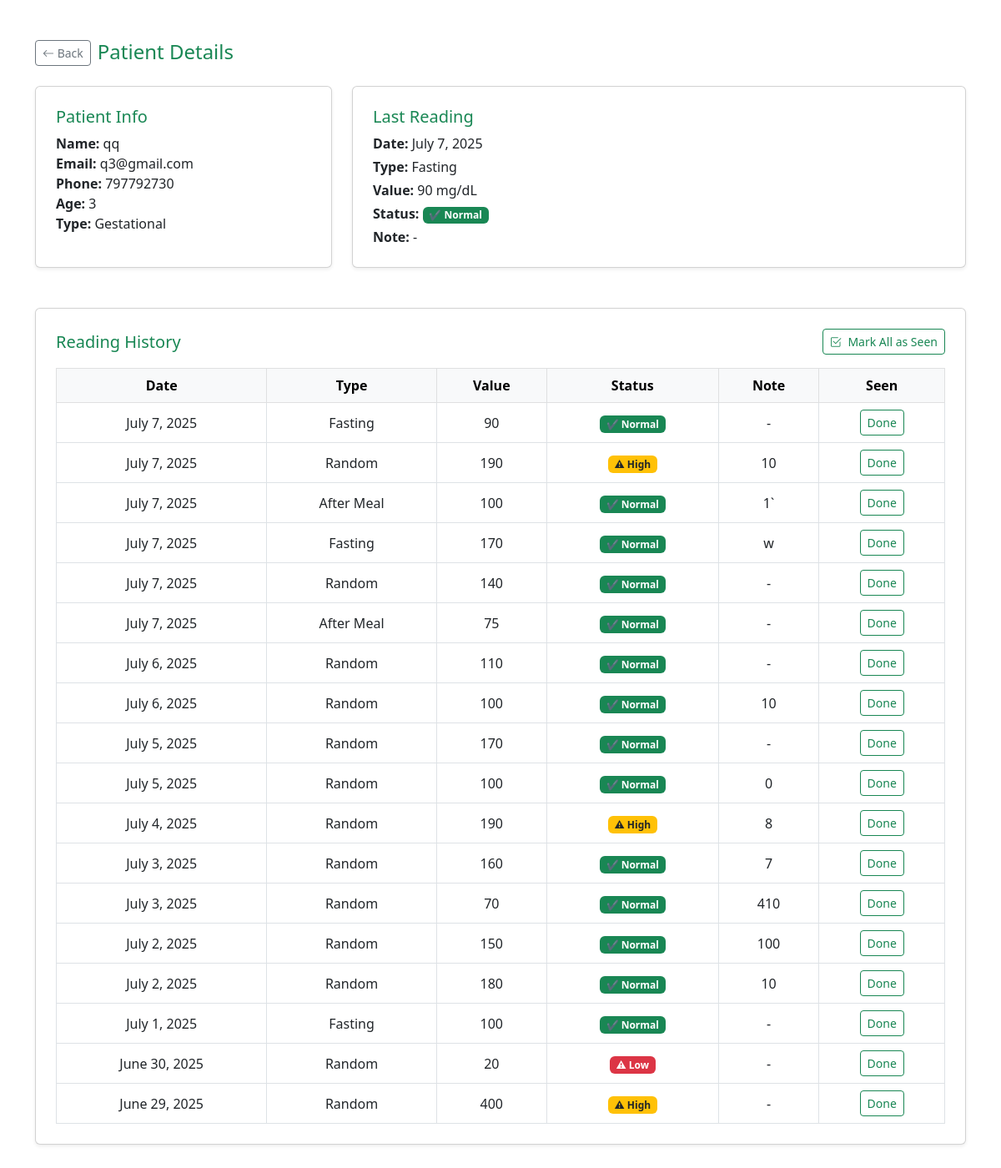
/medical_staff_patients/patient/16/ (signed in), run on the app's committed database.
### homepage/models.py (models this page shows, shortened)
class PatientProfile(models.Model):
    user = models.OneToOneField(CustomUser, on_delete=models.CASCADE)
    doctor = models.ForeignKey(MedicalStaffProfile, on_delete=models.SET_NULL, null=True, blank=True, related_name='patients')
    age = models.PositiveIntegerField()
    gender = models.CharField(max_length=10, choices=[('Male', 'Male'), ('Female', 'Female')])
    finger_id  = models.IntegerField(null=True, blank=True)
    phone = models.IntegerField()
    is_approved = models.BooleanField(default=False)  # جديد
    date_of_birth = models.DateField(max_length=20,null=True, blank=True)
    diabetes_type = models.CharField(max_length=50, choices=[
        ('Type 1', 'Type 1'),
        ('Type 2', 'Type 2'),
        ('Gestational', 'Gestational')
    ])

class CustomUser(AbstractBaseUser, PermissionsMixin):
    email = models.EmailField(unique=True,null=False)
    username = models.CharField(max_length=100,null=False)
    phone = models.IntegerField()
    is_staff = models.BooleanField(default=False)         # صلاحية admin
    is_active = models.BooleanField(default=True)
    is_medical_staff = models.BooleanField(default=False) # هل هو موظف طبي
    objects = CustomUserManager()
    USERNAME_FIELD = 'email'
    REQUIRED_FIELDS = ['username','phone']
    class Meta:
        verbose_name = "all User"
        verbose_name_plural = "all Users"

### patient_blood/models.py (models this page shows, shortened)
class AddEntry(models.Model):
    patient = models.ForeignKey(PatientProfile, on_delete=models.CASCADE)
    blood_sugar = models.PositiveIntegerField()
    date = models.DateField()
    reading_type = models.CharField(max_length=50, choices=[
        ('Fasting', 'Fasting'),
        ('Random', 'Random'),
        ('After Meal', 'After Meal')
    ])
    note = models.TextField(blank=True, null=True)
    seen_by_doctor = models.BooleanField(default=False)  # ✅ جديد
    class Meta:
        verbose_name = "all Entry"
        verbose_name_plural = "all Entry"

### medical_staff_patients/views.py (the view)
# urls.py: path('patient/<int:pk>/', views.patient_detail, name='patient_detail'),
@login_required(login_url='login')
def patient_detail(request, pk):
    patient = get_object_or_404(PatientProfile, pk=pk)
    entries = AddEntry.objects.filter(patient=patient).order_by('-date')
    return render(request, 'Medical/patient_detail.html', {
        'patient': patient,
        'entries': entries
    })

### templates/Medical/patient_detail.html (shortened to what this page needs)
{% load static %}
<!DOCTYPE html>
<html lang="en">
<head>
  <link href="https://cdn.jsdelivr.net/npm/bootstrap@5.3.0/dist/css/bootstrap.min.css" rel="stylesheet"/>
  <link href="https://cdn.jsdelivr.net/npm/bootstrap-icons@1.10.5/font/bootstrap-icons.css" rel="stylesheet"/>
</head>
<body>
<main class="container py-5">
  <div class="d-flex gap-2 mb-4">
     <a href="{% url 'medical_staff_patients' %}" class="btn btn-outline-secondary btn-sm">
      <i class="bi bi-arrow-left"></i> Back
    </a>
    <h4 class="text-success mb-0">Patient Details</h4>
  </div>
  <div class="row g-4">
    <div class="col-md-4">
      <div class="card p-4 shadow-sm h-100">
        <h5 class="text-success">Patient Info</h5>
        <ul class="list-unstyled mb-0">
          <li><strong>Name:</strong> {{ patient.user.username }}</li>
          <li><strong>Email:</strong> {{ patient.user.email }}</li>
          <li><strong>Phone:</strong> {{ patient.phone }}</li>
          <li><strong>Age:</strong> {{ patient.age }}</li>
          <li><strong>Type:</strong> {{ patient.diabetes_type }}</li>
        </ul>
      </div>
    </div>
    <div class="col-md-8">
      <div class="card p-4 shadow-sm h-100">
        <h5 class="text-success">Last Reading</h5>
        {% if entries %}
          <p class="mb-1"><strong>Date:</strong> {{ entries.0.date }}</p>
          <p class="mb-1"><strong>Type:</strong> {{ entries.0.reading_type }}</p>
          <p class="mb-1"><strong>Value:</strong> {{ entries.0.blood_sugar }} mg/dL</p>
          <p class="mb-1"><strong>Status:</strong>
            {% if entries.0.blood_sugar > 180 %}
              <span class="badge bg-warning text-dark badge-status">⚠ High</span>
            {% elif entries.0.blood_sugar < 70 %}
              <span class="badge bg-danger badge-status">⚠ Low</span>
            {% else %}
              <span class="badge bg-success badge-status">✔ Normal</span>
            {% endif %}
          </p>
          <p class="mb-0"><strong>Note:</strong> {{ entries.0.note|default:"-" }}</p>
        {% else %}
          <p class="text-muted">No readings found.</p>
        {% endif %}
      </div>
    </div>
  </div>
<div class="card mt-5 p-4 shadow-sm">
  <div class="d-flex justify-content-between align-items-center mb-3">
    <h5 class="text-success mb-0">Reading History</h5>
    <form method="post" action="{% url 'mark_all_readings_seen' patient.id %}">
      <button type="submit" class="btn btn-outline-success btn-sm">
        <i class="bi bi-check2-square me-1"></i> Mark All as Seen
      </button>
    </form>
  </div>
  {% if entries %}
    <div class="table-responsive">
      <table class="table table-bordered align-middle text-center mb-0">
        <thead class="table-light">
          <tr>
            <th>Date</th>
            <th>Type</th>
            <th>Value</th>
            <th>Status</th>
            <th>Note</th>
            <th>Seen</th>
          </tr>
        </thead>
        <tbody>
          {% for entry in entries %}
            <tr>
              <td>{{ entry.date }}</td>
              <td>{{ entry.reading_type }}</td>
              <td>{{ entry.blood_sugar }}</td>
              <td>
                {% if entry.blood_sugar > 180 %}
                  <span class="badge bg-warning text-dark badge-status">⚠ High</span>
                {% elif entry.blood_sugar < 70 %}
                  <span class="badge bg-danger badge-status">⚠ Low</span>
                {% else %}
                  <span class="badge bg-success badge-status">✔ Normal</span>
                {% endif %}
              </td>
              <td>{{ entry.note|default:"-" }}</td>
              <td>
                {% if not entry.seen_by_doctor %}
                  <form method="post" action="{% url 'mark_reading_seen' entry.id %}">
                    <button type="submit" class="btn btn-sm btn-outline-success">Done</button>
                  </form>
                {% else %}
                  <span class="badge bg-secondary">Seen</span>
                {% endif %}
              </td>
            </tr>
          {% endfor %}
        </tbody>
      </table>
    </div>
  {% else %}
    <p class="text-muted">No reading history available.</p>
  {% endif %}
</div>
</main>
</body>
</html>

### data on the page
PatientProfile: user.username "qq", user.email "q3@gmail.com", phone "797792730", age "3", diabetes_type "Gestational"
AddEntry: date "July 7, 2025", reading_type "Fasting", blood_sugar "90", note "-", shows "✔ Normal", seen_by_doctor "Done"
AddEntry: date "July 7, 2025", reading_type "Random", blood_sugar "190", shows "⚠ High", note "10", seen_by_doctor "Done"
AddEntry: date "July 7, 2025", reading_type "After Meal", blood_sugar "100", shows "✔ Normal", note "1`", seen_by_doctor "Done"
AddEntry: date "July 7, 2025", reading_type "Fasting", blood_sugar "170", shows "✔ Normal", note "w", seen_by_doctor "Done"
AddEntry: date "July 7, 2025", reading_type "Random", blood_sugar "140", shows "✔ Normal", note "-", seen_by_doctor "Done"
AddEntry: date "July 7, 2025", reading_type "After Meal", blood_sugar "75", shows "✔ Normal", note "-", seen_by_doctor "Done"
AddEntry: date "July 6, 2025", reading_type "Random", blood_sugar "110", shows "✔ Normal", note "-", seen_by_doctor "Done"
AddEntry: date "July 6, 2025", reading_type "Random", blood_sugar "100", shows "✔ Normal", note "10", seen_by_doctor "Done"
AddEntry: date "July 5, 2025", reading_type "Random", blood_sugar "170", shows "✔ Normal", note "-", seen_by_doctor "Done"
AddEntry: date "July 5, 2025", reading_type "Random", blood_sugar "100", shows "✔ Normal", note "0", seen_by_doctor "Done"
AddEntry: date "July 4, 2025", reading_type "Random", blood_sugar "190", shows "⚠ High", note "8", seen_by_doctor "Done"
AddEntry: date "July 3, 2025", reading_type "Random", blood_sugar "160", shows "✔ Normal", note "7", seen_by_doctor "Done"
AddEntry: date "July 3, 2025", reading_type "Random", blood_sugar "70", shows "✔ Normal", note "410", seen_by_doctor "Done"
AddEntry: date "July 2, 2025", reading_type "Random", blood_sugar "150", shows "✔ Normal", note "100", seen_by_doctor "Done"
AddEntry: date "July 2, 2025", reading_type "Random", blood_sugar "180", shows "✔ Normal", note "10", seen_by_doctor "Done"
AddEntry: date "July 1, 2025", reading_type "Fasting", blood_sugar "100", shows "✔ Normal", note "-", seen_by_doctor "Done"
AddEntry: date "June 30, 2025", reading_type "Random", blood_sugar "20", shows "⚠ Low", note "-", seen_by_doctor "Done"
AddEntry: date "June 29, 2025", reading_type "Random", blood_sugar "400", shows "⚠ High", note "-", seen_by_doctor "Done"
